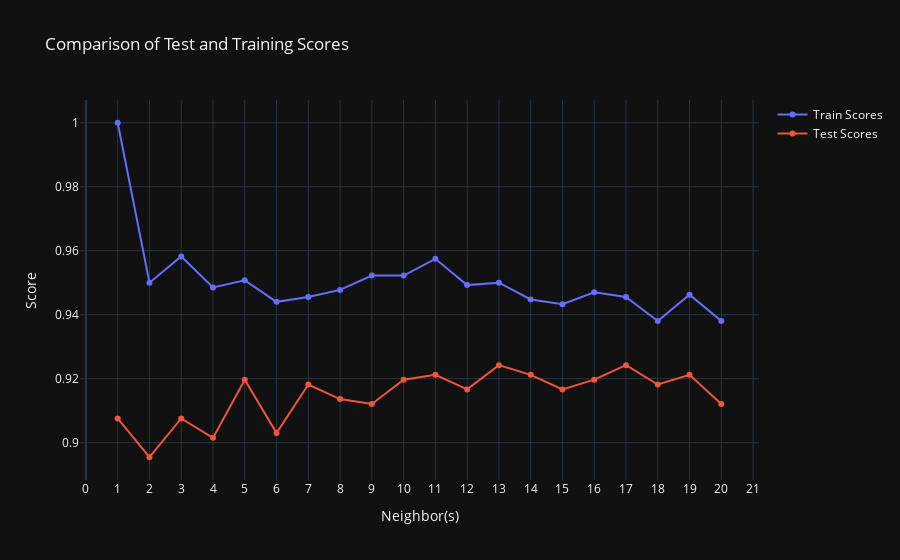

This figure's notebook cell:
### Code cell
scores=pd.DataFrame({'Train Scores':train_scores,
                    'Test Scores':test_scores})
fig=go.Figure()
fig.update_layout(title='Comparison of Test and Training Scores',xaxis=dict(title='Neighbor(s)',tickmode='linear'),yaxis=dict(title='Score'))
fig.add_trace(go.Scatter(x=list(neighbors),y=scores['Train Scores'],mode='lines+markers',name='Train Scores'))
fig.add_trace(go.Scatter(x=list(neighbors),y=scores['Test Scores'],mode='lines+markers',name='Test Scores'))
fig.show()

### Figure 1 — Plotly figure (JSON) as saved in the notebook; plotly's stock layout.template omitted (floating-point values rounded to 4 significant figures)
{"data": [{"mode": "lines+markers", "name": "Train Scores", "type": "scatter", "x": [1, 2, 3, 4, 5, 6, 7, 8, 9, 10, 11, 12, 13, 14, 15, 16, 17, 18, 19, 20], "y": [1, 0.95, 0.9582, 0.9485, 0.9507, 0.944, 0.9455, 0.9478, 0.9522, 0.9522, 0.9575, 0.9493, 0.95, 0.9448, 0.9433, 0.947, 0.9455, 0.9381, 0.9463, 0.9381]}, {"mode": "lines+markers", "name": "Test Scores", "type": "scatter", "x": [1, 2, 3, 4, 5, 6, 7, 8, 9, 10, 11, 12, 13, 14, 15, 16, 17, 18, 19, 20], "y": [0.9076, 0.8955, 0.9076, 0.9015, 0.9197, 0.903, 0.9182, 0.9136, 0.9121, 0.9197, 0.9212, 0.9167, 0.9242, 0.9212, 0.9167, 0.9197, 0.9242, 0.9182, 0.9212, 0.9121]}], "layout": {"title": {"text": "Comparison of Test and Training Scores"}, "xaxis": {"tickmode": "linear", "title": {"text": "Neighbor(s)"}}, "yaxis": {"title": {"text": "Score"}}}}
